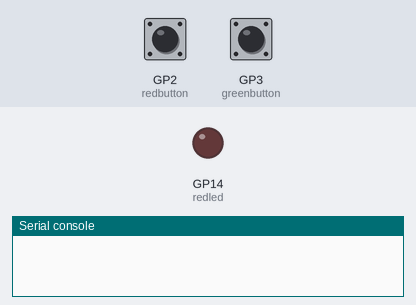
A program run on a simulated Raspberry Pi Pico running MicroPython. On the bench: output pins drawn as LEDs (lit = HIGH), the last lines printed to the serial console. The test bench sets the inputs (shaded band); at power-on: GP2 (redbutton) LOW, GP3 (greenbutton) LOW.

Above: at 1.2 s.
1.3 s: GP2 (redbutton) pulled HIGH for 0.25 s
At 1.5 s:
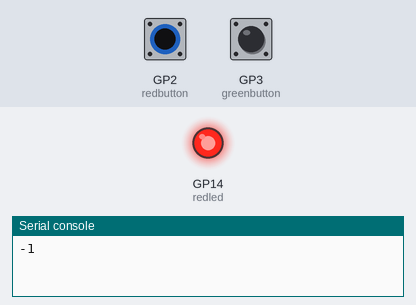
3.1 s: GP2 (redbutton) pulled HIGH for 3.2 s
At 7.4 s:
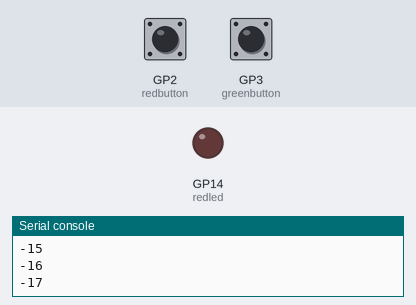
7.9 s: GP3 (greenbutton) pulled HIGH for 3.2 s
At 8.6 s:
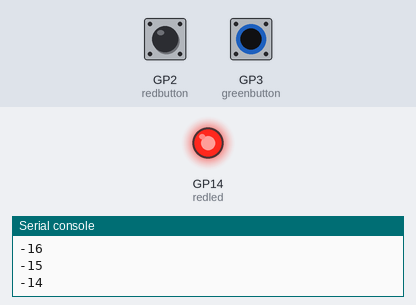
Timing chart, 0 to 12.7 s (numbered marks = the images above; inputs shaded):
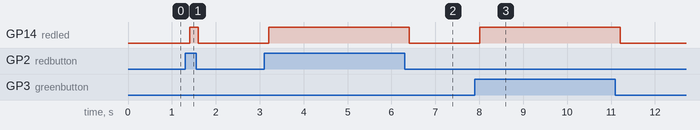

The program:

Day3.py
```python
# Imports
from machine import Pin
import time

# Set up input pins
redbutton = Pin(2, Pin.IN, Pin.PULL_DOWN)
greenbutton = Pin(3, Pin.IN, Pin.PULL_DOWN)

# Set up output pins
redled = Pin(14, Pin.OUT)

# Set up counter variable
count = 0

while True:

    time.sleep(0.2)

    redled.value(0) # LED off until button press

    if redbutton.value() == 1:
        count = count -1
        redled.value(1) # LED on
        print(count)

    if greenbutton.value() == 1:
        count = count +1
        redled.value(1) # LED on
        print(count)
```

Measured:
- after the input at 1.3 s, GP14 (redled): LOW → HIGH after 0.10 s, → LOW 0.20 s later
- after the input at 3.1 s, GP14 (redled): LOW → HIGH after 0.10 s, → LOW 3.2 s later
- after the input at 7.9 s, GP14 (redled): LOW → HIGH after 0.11 s, → LOW 3.2 s later
